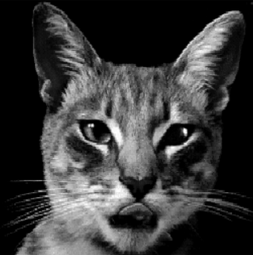
//> input picture Fundamentos_y_Sistemas_Intrligentes_en_Vision/i72cascm_P5/image.png, 253 x 255 px
$ ./P5repaso image.png   (built with g++ and OpenCV 4)
//> lines starting //> are read from the running program, lines starting //| are printed output that depends on the picture
//<>

#include <opencv2/core/core.hpp>
#include <opencv2/highgui/highgui.hpp>
#include <iostream>

void applyKernel(const cv::Mat &input, cv::Mat &output, const cv::Mat &kernel){

    int size = kernel.cols;
    int radius = kernel.cols/2;
    //std::cout<<"size: "<<size<<" radius: "<<radius<<std::endl;

    for(int y=0;y<input.rows;y++){
        for(int x=0;x<input.cols;x++){
            float value = 0.0;
            for(int j=(size*-1)+(size/2)+1;j<size-(size/2);j++){
                for(int i=(size*-1)+(size/2)+1;i<size-(size/2);i++){
                    if(((y+j>=0) && (x+i>=0) && (y+j<input.rows) && (x+i<input.cols))){
                        value += input.at<float>(y+j, x+i)*kernel.at<float>(j+radius,i+radius);
                    }
                }
            }
            output.at<float>(y,x) = value;
        }
    }

}

int main(int argc, char** argv){

    if(argc != 2){
        std::cerr<<"nº de args invalido."<<std::endl;
        return 0;
    }

    try{

        //introducri c y comprobante

        float c = 0.0;
        std::cout<<"Introduzca valor de c: "<<std::endl;
        std::cin>>c;
//> the answer given: 1
        if(c<0){
            std::cout<<"c no puede ser menor que 0."<<std::endl;
            return 0;
        }

        //creacion de imagenes

        cv::Mat input = cv::imread(argv[1],cv::IMREAD_GRAYSCALE);
//> input is the input picture: 255 rows x 253 cols, CV_8UC1; min 0, max 255, mean 56.7
        cv::Mat original;

        input.convertTo(original,CV_32FC1);

        cv::Mat lowFrequency = original.clone();
        cv::Mat highFrequency = original.clone();
        cv::Mat result = original.clone();

        //kernel lowFrequency and aply

        cv::Mat kernelLow(3,3,CV_32FC1);
        kernelLow = cv::Mat::ones(3,3,CV_32FC1)/(float)(3*3);

        applyKernel(original, lowFrequency, kernelLow);

        //highFrequency = image - lowFrequency

        highFrequency = original - lowFrequency;
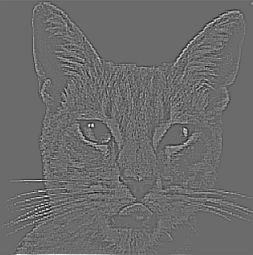
//> highFrequency: 255 rows x 253 cols, CV_32FC1; min -50.33, max 68.67, mean 0.1; drawn with min black and max white

        //highboost  kernel and apply

        float higharray[] = {-c, -c, -c, -c, 8*c+1, -c, -c, -c, -c};
        cv::Mat kernelHigh(3,3,CV_32FC1,higharray);

        applyKernel(highFrequency, result, kernelHigh);
//> after the loop in applyKernel (call 2), `for(int y=0;y<input.rows;y++)`:
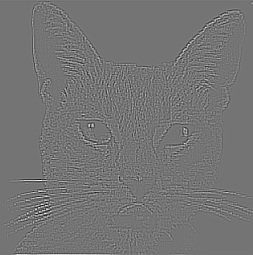
//> output: 255 rows x 253 cols, CV_32FC1; min -513.8, max 607, mean 0.4; drawn with min black and max white

        //normalize

        cv::Mat result_normalize;
        cv::normalize(result, result_normalize, 255, cv::NORM_MINMAX);

        cv::Mat highFrequency_normalize;
        cv::normalize(highFrequency, highFrequency_normalize, 255, cv::NORM_MINMAX);

        //show results

        cv::namedWindow("original");
        cv::imshow("original", input);

        cv::namedWindow("highFrequency");
        cv::imshow("highFrequency", highFrequency_normalize);

        cv::namedWindow("result");
        cv::imshow("result", result_normalize);

        cv::waitKey(0);


    }catch(std::exception &ex){
        std::cout<<ex.what()<<std::endl;
    }

}
